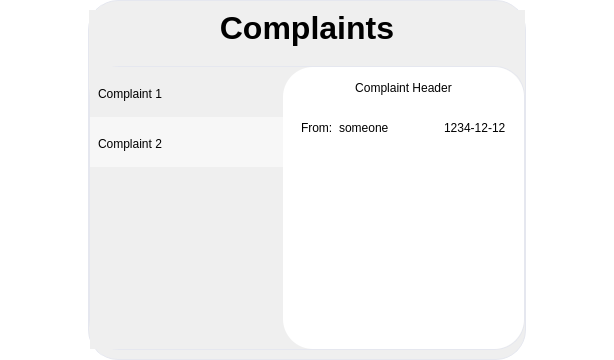
                 <widget class="QWidget" name="complaint_page">
                  <property name="minimumSize">
                   <size>
                    <width>10</width>
                    <height>20</height>
                   </size>
                  </property>
                  <property name="styleSheet">
                   <string notr="true">QWidget{
	
	background-color: rgb(255, 255, 255);
}</string>
                  </property>
                  <layout class="QHBoxLayout" name="horizontalLayout_17" stretch="4,20,4">
                   <property name="spacing">
                    <number>0</number>
                   </property>
                   <property name="leftMargin">
                    <number>0</number>
                   </property>
                   <property name="topMargin">
                    <number>0</number>
                   </property>
                   <property name="rightMargin">
                    <number>0</number>
                   </property>
                   <property name="bottomMargin">
                    <number>0</number>
                   </property>
                   <item>
                    <spacer name="horizontalSpacer_6">
                     <property name="orientation">
                      <enum>Qt::Horizontal</enum>
                     </property>
                     <property name="sizeHint" stdset="0">
                      <size>
                       <width>40</width>
                       <height>20</height>
                      </size>
                     </property>
                    </spacer>
                   </item>
                   <item>
                    <widget class="QFrame" name="frame_17">
                     <property name="styleSheet">
                      <string notr="true">
	border:1px solid #e5e7ef;
	border-radius: 30px;
	background-color: #efefef;
</string>
                     </property>
                     <property name="frameShape">
                      <enum>QFrame::StyledPanel</enum>
                     </property>
                     <property name="frameShadow">
                      <enum>QFrame::Raised</enum>
                     </property>
                     <layout class="QVBoxLayout" name="verticalLayout_12">
                      <property name="spacing">
                       <number>20</number>
                      </property>
                      <property name="leftMargin">
                       <number>0</number>
                      </property>
                      <property name="rightMargin">
                       <number>0</number>
                      </property>
                      <item>
                       <widget class="QLabel" name="label_40">
                        <property name="font">
                         <font>
                          <family>Helvetica</family>
                          <pointsize>24</pointsize>
                          <weight>75</weight>
                          <bold>true</bold>
                         </font>
                        </property>
                        <property name="styleSheet">
                         <string notr="true">border:none;</string>
                        </property>
                        <property name="text">
                         <string>Complaints</string>
                        </property>
                        <property name="alignment">
                         <set>Qt::AlignCenter</set>
                        </property>
                       </widget>
                      </item>
                      <item>
                       <widget class="QFrame" name="frame_18">
                        <property name="font">
                         <font>
                          <family>Helvetica</family>
                          <weight>75</weight>
                          <bold>true</bold>
                         </font>
                        </property>
                        <property name="frameShape">
                         <enum>QFrame::StyledPanel</enum>
                        </property>
                        <property name="frameShadow">
                         <enum>QFrame::Raised</enum>
                        </property>
                        <layout class="QHBoxLayout" name="horizontalLayout_16" stretch="4,5">
                         <property name="spacing">
                          <number>0</number>
                         </property>
                         <property name="leftMargin">
                          <number>0</number>
                         </property>
                         <property name="topMargin">
                          <number>0</number>
                         </property>
                         <property name="rightMargin">
                          <number>0</number>
                         </property>
                         <property name="bottomMargin">
                          <number>0</number>
                         </property>
                         <item>
                          <widget class="QTableWidget" name="complaints_table">
                           <property name="styleSheet">
                            <string notr="true">QTableWidget{
	border-radius:0px;
	border:none;
}
 
QTableWidget::item {                  
		margin-top: 5px;          
		border-radius: 9px;
		padding-left: 5px;
		padding-top: 5px;
		padding-bottom: 5px;
    }</string>
                           </property>
                           <property name="horizontalScrollBarPolicy">
                            <enum>Qt::ScrollBarAlwaysOff</enum>
                           </property>
                           <property name="autoScroll">
                            <bool>false</bool>
                           </property>
                           <property name="alternatingRowColors">
                            <bool>true</bool>
                           </property>
                           <property name="selectionMode">
                            <enum>QAbstractItemView::SingleSelection</enum>
                           </property>
                           <property name="selectionBehavior">
                            <enum>QAbstractItemView::SelectRows</enum>
                           </property>
                           <property name="horizontalScrollMode">
                            <enum>QAbstractItemView::ScrollPerItem</enum>
                           </property>
                           <property name="showGrid">
                            <bool>false</bool>
                           </property>
                           <attribute name="horizontalHeaderVisible">
                            <bool>false</bool>
                           </attribute>
                           <attribute name="horizontalHeaderMinimumSectionSize">
                            <number>50</number>
                           </attribute>
                           <attribute name="horizontalHeaderDefaultSectionSize">
                            <number>300</number>
                           </attribute>
                           <attribute name="horizontalHeaderHighlightSections">
                            <bool>false</bool>
                           </attribute>
                           <attribute name="horizontalHeaderShowSortIndicator" stdset="0">
                            <bool>false</bool>
                           </attribute>
                           <attribute name="horizontalHeaderStretchLastSection">
                            <bool>true</bool>
                           </attribute>
                           <attribute name="verticalHeaderVisible">
                            <bool>false</bool>
                           </attribute>
                           <attribute name="verticalHeaderMinimumSectionSize">
                            <number>20</number>
                           </attribute>
                           <attribute name="verticalHeaderDefaultSectionSize">
                            <number>50</number>
                           </attribute>
                           <row>
                            <property name="text">
                             <string>1</string>
                            </property>
                           </row>
                           <row>
                            <property name="text">
                             <string>2</string>
                            </property>
                           </row>
                           <column>
                            <property name="text">
                             <string>Complaints</string>
                            </property>
                           </column>
                           <column>
                            <property name="text">
                             <string>Date</string>
                            </property>
                           </column>
                           <item row="0" column="0">
                            <property name="text">
                             <string>Complaint 1</string>
                            </property>
                           </item>
                           <item row="0" column="1">
                            <property name="text">
                             <string>2021-5-13</string>
                            </property>
                           </item>
                           <item row="1" column="0">
                            <property name="text">
                             <string>Complaint 2</string>
                            </property>
                           </item>
                           <item row="1" column="1">
                            <property name="text">
                             <string>2021-5-15</string>
                            </property>
                           </item>
                          </widget>
                         </item>
                         <item>
                          <widget class="QFrame" name="frame_22">
                           <property name="styleSheet">
                            <string notr="true">border:none;

background-color: rgb(255, 255, 255);</string>
                           </property>
                           <property name="frameShape">
                            <enum>QFrame::StyledPanel</enum>
                           </property>
                           <property name="frameShadow">
                            <enum>QFrame::Raised</enum>
                           </property>
                           <layout class="QVBoxLayout" name="verticalLayout_13" stretch="1,1,8">
                            <property name="spacing">
                             <number>10</number>
                            </property>
                            <item>
                             <widget class="QLabel" name="complaintheader_label">
                              <property name="text">
                               <string>Complaint Header</string>
                              </property>
                              <property name="alignment">
                               <set>Qt::AlignCenter</set>
                              </property>
                             </widget>
                            </item>
                            <item>
                             <widget class="QFrame" name="frame_23">
                              <property name="styleSheet">
                               <string notr="true">border:none;</string>
                              </property>
                              <property name="frameShape">
                               <enum>QFrame::StyledPanel</enum>
                              </property>
                              <property name="frameShadow">
                               <enum>QFrame::Raised</enum>
                              </property>
                              <layout class="QHBoxLayout" name="horizontalLayout_3">
                               <item>
                                <widget class="QLabel" name="label_42">
                                 <property name="text">
                                  <string>From:</string>
                                 </property>
                                </widget>
                               </item>
                               <item>
                                <widget class="QLabel" name="complaintfrom_label">
                                 <property name="text">
                                  <string>someone</string>
                                 </property>
                                </widget>
                               </item>
                               <item>
                                <spacer name="horizontalSpacer_7">
                                 <property name="orientation">
                                  <enum>Qt::Horizontal</enum>
                                 </property>
                                 <property name="sizeHint" stdset="0">
                                  <size>
                                   <width>40</width>
                                   <height>20</height>
                                  </size>
                                 </property>
                                </spacer>
                               </item>
                               <item>
                                <widget class="QLabel" name="complaintdate_label">
                                 <property name="text">
                                  <string>1234-12-12</string>
                                 </property>
                                </widget>
                               </item>
                              </layout>
                             </widget>
                            </item>
                            <item>
                             <widget class="QTextBrowser" name="complainttext_label"/>
                            </item>
                           </layout>
                          </widget>
                         </item>
                        </layout>
                       </widget>
                      </item>
                     </layout>
                    </widget>
                   </item>
                   <item>
                    <spacer name="horizontalSpacer_5">
                     <property name="orientation">
                      <enum>Qt::Horizontal</enum>
                     </property>
                     <property name="sizeHint" stdset="0">
                      <size>
                       <width>40</width>
                       <height>20</height>
                      </size>
                     </property>
                    </spacer>
                   </item>
                  </layout>
                 </widget>
